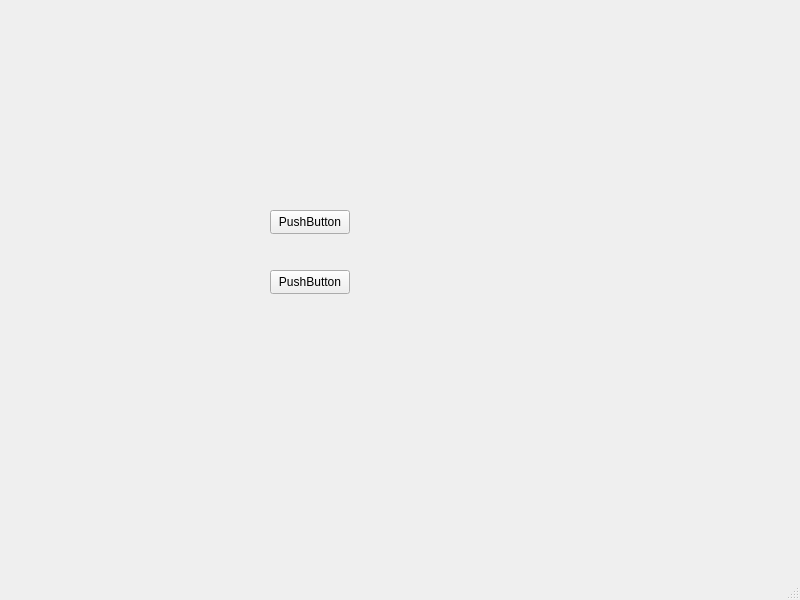
<?xml version="1.0" encoding="UTF-8"?>
<ui version="4.0">
 <class>MainWindow</class>
 <widget class="QMainWindow" name="MainWindow">
  <property name="geometry">
   <rect>
    <x>0</x>
    <y>0</y>
    <width>800</width>
    <height>600</height>
   </rect>
  </property>
  <property name="windowTitle">
   <string>MainWindow</string>
  </property>
  <widget class="QWidget" name="centralwidget">
   <widget class="QPushButton" name="pushButton">
    <property name="geometry">
     <rect>
      <x>270</x>
      <y>210</y>
      <width>80</width>
      <height>24</height>
     </rect>
    </property>
    <property name="text">
     <string>PushButton</string>
    </property>
   </widget>
   <widget class="QPushButton" name="pushButton_2">
    <property name="geometry">
     <rect>
      <x>270</x>
      <y>270</y>
      <width>80</width>
      <height>24</height>
     </rect>
    </property>
    <property name="text">
     <string>PushButton</string>
    </property>
   </widget>
  </widget>
  <widget class="QMenuBar" name="menubar">
   <property name="geometry">
    <rect>
     <x>0</x>
     <y>0</y>
     <width>800</width>
     <height>21</height>
    </rect>
   </property>
  </widget>
  <widget class="QStatusBar" name="statusbar"/>
 </widget>
 <resources/>
 <connections/>
</ui>
